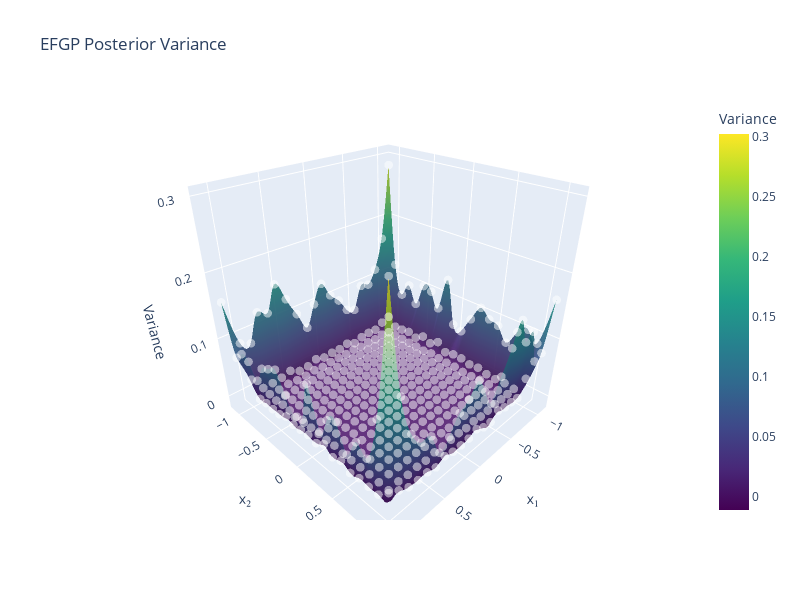

Here is the notebook cell this chart was saved with:
### Code cell
# Use x_new directly for visualization
x_grid = x_new

# Compute posterior mean and variance on the grid
mean_grid, var_grid = model.predict(x_grid, return_variance=True, variance_method="stochastic", hutchinson_probes=100)

# Extract x and y coordinates for plotting
x_coords = x_grid[:, 0].numpy()
y_coords = x_grid[:, 1].numpy()

# Create a grid for interpolation
n_grid = 100  # Number of points in each dimension
xi = np.linspace(min(x_coords), max(x_coords), n_grid)
yi = np.linspace(min(y_coords), max(y_coords), n_grid)
xi_grid, yi_grid = np.meshgrid(xi, yi)

# Interpolate the variance values onto the regular grid
zi_grid = griddata((x_coords, y_coords), var_grid.numpy(), (xi_grid, yi_grid), method='cubic')

# Create a filled contour plot of the variance
plt.figure(figsize=(10, 8))
contour = plt.contourf(xi_grid, yi_grid, zi_grid, levels=50, cmap='viridis', alpha=0.8)
plt.colorbar(contour, label='Posterior Variance')

# Optionally overlay the original points
plt.scatter(x_coords, y_coords, c='white', s=10, alpha=0.3, edgecolors='k', linewidths=0.2)

plt.xlabel('x₁', fontsize=14)
plt.ylabel('x₂', fontsize=14)
plt.title('EFGP Posterior Variance', fontsize=16)
plt.grid(True, linestyle='--', alpha=0.3)
plt.tight_layout()
plt.show()

# Alternative: Create an interactive 3D surface plot with Plotly
import plotly.graph_objects as go
import numpy as np

# Create a 3D surface plot
fig = go.Figure(data=[
    go.Surface(
        x=xi_grid,
        y=yi_grid,
        z=zi_grid,
        colorscale='Viridis',
        opacity=0.9,
        colorbar=dict(title='Variance')
    )
])

# Optionally add the original points as scatter
fig.add_trace(go.Scatter3d(
    x=x_coords,
    y=y_coords,
    z=var_grid.numpy(),
    mode='markers',
    marker=dict(
        size=3,
        color='white',
        opacity=0.5
    ),
    showlegend=False
))

fig.update_layout(
    title='EFGP Posterior Variance',
    scene=dict(
        xaxis_title='x₁',
        yaxis_title='x₂',
        zaxis_title='Variance',
        camera=dict(eye=dict(x=1.25, y=1.25, z=1))
    ),
    width=800,
    height=600
)

fig.show()

### Figure 1 — Plotly figure (JSON) as saved in the notebook; plotly's stock layout.template omitted (floating-point values rounded to 4 significant figures; data arrays with more than 128 entries replaced by an {"elided": "..."} marker saying what was removed)
{"data": [{"colorbar": {"title": {"text": "Variance"}}, "colorscale": [[0, "#440154"], [0.1111, "#482878"], [0.2222, "#3e4989"], [0.3333, "#31688e"], [0.4444, "#26828e"], [0.5556, "#1f9e89"], [0.6667, "#35b779"], [0.7778, "#6ece58"], [0.8889, "#b5de2b"], [1, "#fde725"]], "opacity": 0.9, "type": "surface", "x": {"elided": "100x100 float values"}, "y": {"elided": "100x100 float values"}, "z": {"elided": "100x100 float values"}}, {"marker": {"color": "white", "opacity": 0.5, "size": 3}, "mode": "markers", "showlegend": false, "type": "scatter3d", "x": {"elided": "400 float values"}, "y": {"elided": "400 float values"}, "z": {"elided": "400 float values"}}], "layout": {"height": 600, "scene": {"camera": {"eye": {"x": 1.25, "y": 1.25, "z": 1}}, "xaxis": {"title": {"text": "x₁"}}, "yaxis": {"title": {"text": "x₂"}}, "zaxis": {"title": {"text": "Variance"}}}, "title": {"text": "EFGP Posterior Variance"}, "width": 800}}
